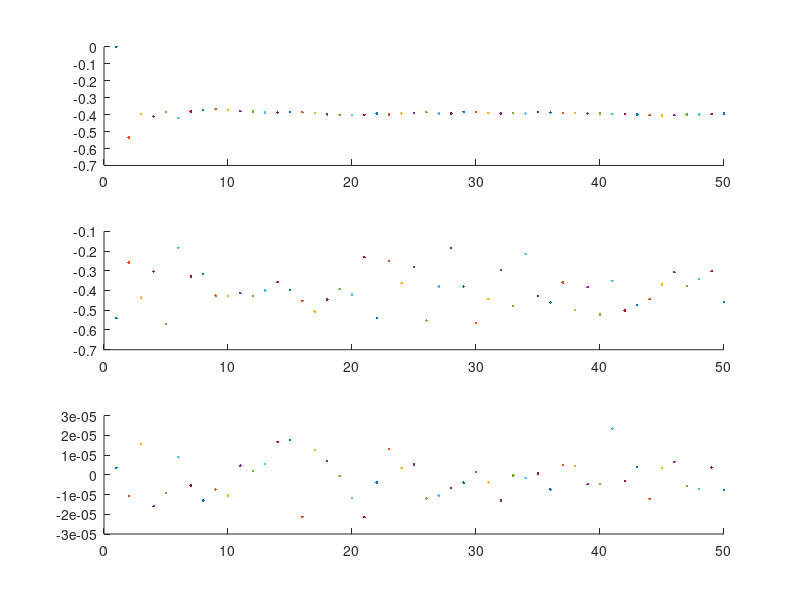
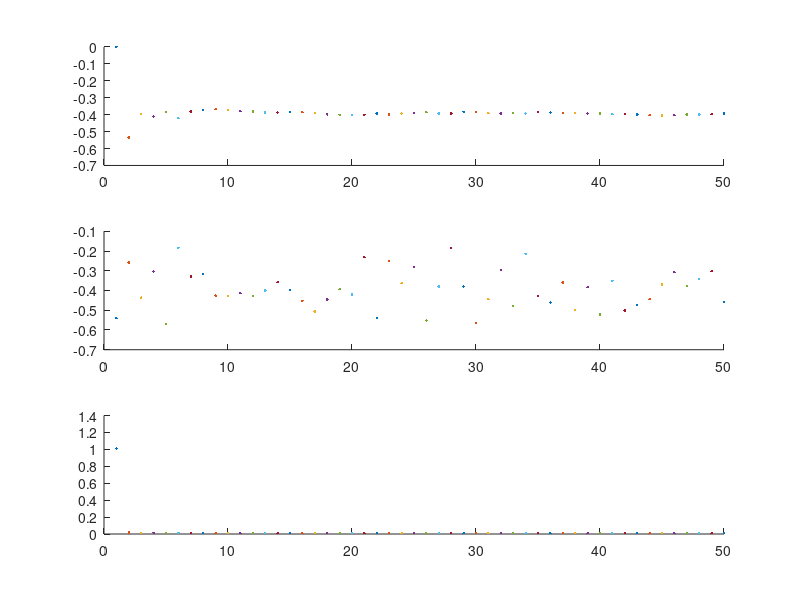

The MATLAB script that drew these images, in order:
% 
% 
% 
clear;
% delta_t=0.1;
length = 50;
matrix_F=1;
sigma_a_sq = 1e-5;      
sigma_z_sq = 0.1;      
matrix_Q=sigma_a_sq;
matrix_H=1;      % [1, 0];

hat_x_00=0.0; 
Rconst=-0.37727;
matrix_P=1;
sigma_z = 0.01;
matrix_R = sigma_z;

hat_x_k1_k1 = hat_x_00;
% a_k = 0.1;
x_k = 0;

hat_P_k1_k1 = matrix_P;
for iterator=1:length
figure(4);
    w_k = normrnd(0,  sigma_a_sq);     
    v_k = normrnd(0,  sigma_z_sq);
    x_k = matrix_F * x_k; % + w_k;
    z_k = matrix_H * Rconst + v_k;
    subplot(311);
    hold on;
    plot(iterator, x_k(1,1), '.');
    subplot(312);
    hold on;
    plot(iterator, z_k, '.');
    subplot(313);
    hold on;
    plot(iterator, w_k, '.');
    %% Predict
    hat_x_k_k1 = matrix_F * hat_x_k1_k1; % + matrix_G * a_k;
    hat_P_k_k1 = matrix_F * hat_P_k1_k1 * matrix_F.' + matrix_Q;
figure(5);
    subplot(311);
    hold on;
    plot(iterator, hat_x_k_k1, '.');
    subplot(312);
    hold on;
    plot(iterator, z_k, '.');


    %% Update
    tide_y = z_k - matrix_H * hat_x_k_k1;
    S_k    = matrix_H * hat_P_k_k1 * matrix_H.' + matrix_R;
    K_k    = hat_P_k_k1 * matrix_H.' / S_k;
    hat_x_k1_k1 = hat_x_k_k1 + K_k * tide_y;
    hat_P_k1_k1 = (1 - K_k * matrix_H) * hat_P_k_k1;
    x_k = hat_x_k1_k1;
    subplot(313);
    hold on;
    plot(iterator, S_k, '.');
end
hat_x_k_k1


